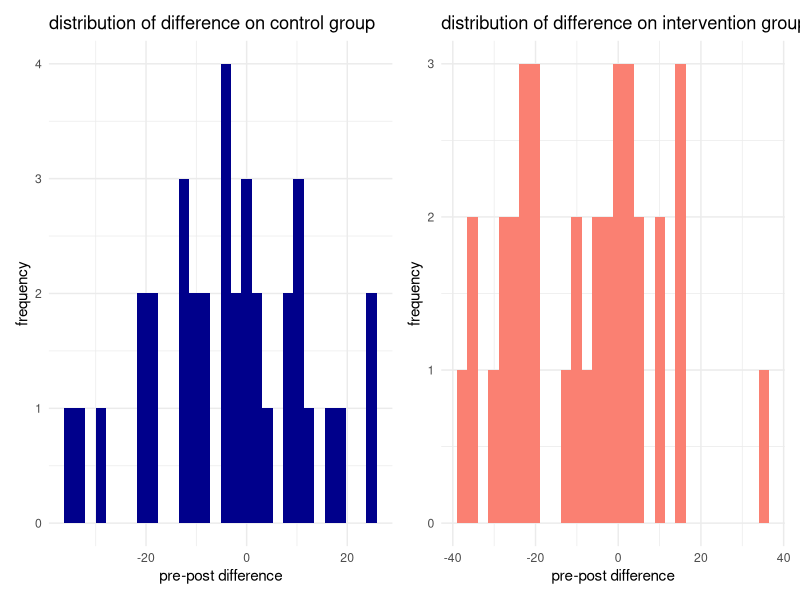
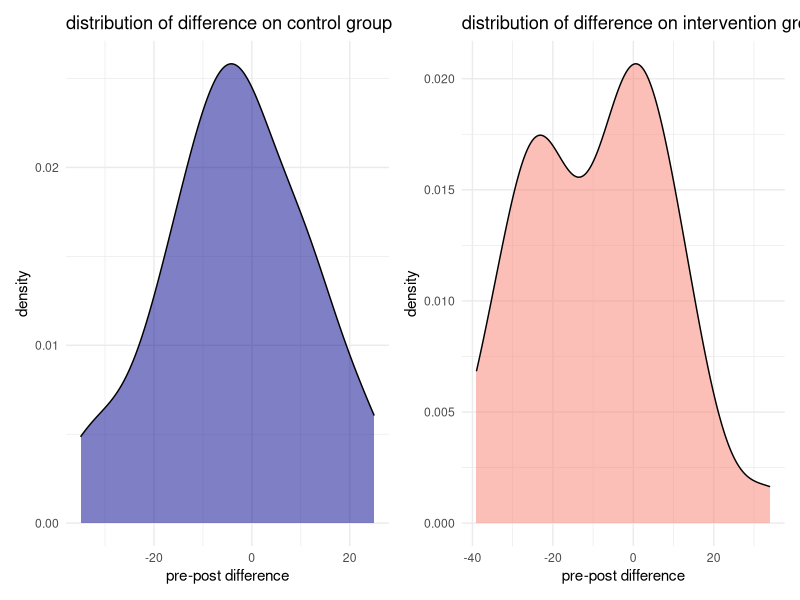

Source code (R) for these figures, in order:
## ---- chunk 1
rm(list=ls())
library(readxl)
library(tidyverse)

## ---- chunk 2
Exercise_df=
   read.csv("./data/Exercise.csv")
## ---- chunk 3
#creating intervention group dataframe
Exercise_df_intervention  =
Exercise_df %>%
  filter(Group==1) %>%
  mutate(difference = Systolic_POST - Systolic_PRE)



## ---- chunk 4
#perform paired-t.test
sd_diff<-sd(pull(Exercise_df_intervention,difference))
test_weight<-mean(pull(Exercise_df_intervention,difference))/(sd_diff/sqrt(length(pull(Exercise_df_intervention,difference))))
#perform paired-t.test using build-in function
t.test(pull(Exercise_df_intervention,Systolic_POST), pull(Exercise_df_intervention,Systolic_PRE), paired=T, alternative="two.sided")
## ---- chunk 5
#creating control group dataframe
Exercise_df_control  =
Exercise_df %>%
  filter(Group==0) %>%
  mutate(difference = Systolic_POST - Systolic_PRE)


## ---- chunk 6
#perform paired-t.test 
sd_diff<-sd(pull(Exercise_df_control,difference))
test_weight<-mean(pull(Exercise_df_control,difference))/(sd_diff/sqrt(length(pull(Exercise_df_control,difference))))
#perform paired-t.test using build-in function
t.test(pull(Exercise_df_control,Systolic_POST), pull(Exercise_df_control,Systolic_PRE), paired=T, alternative="two.sided")
## ---- chunk 7

#calculate the absolute difference for both group
Exercise_df_control  =
Exercise_df_control %>%
  mutate(abs_difference = abs(Systolic_POST - Systolic_PRE))

Exercise_df_intervention  =
Exercise_df_intervention %>%
  mutate(abs_difference = abs(Systolic_POST - Systolic_PRE))
## ---- chunk 8
# Test the equality of variances
F_stats<-sd(pull(Exercise_df_control,abs_difference))^2/sd(pull(Exercise_df_intervention,abs_difference))^2
F_stats
#since we know we have 36 observation, n-1=35 n-2=34
F_crit<-qf(.975, df1=35, df2=34) 
F_crit




## ---- chunk 9
#X1bar-X2bar
mean_diff=mean(pull(Exercise_df_intervention,abs_difference))-mean(pull(Exercise_df_control,abs_difference))
#pooled estimate of the variance
s_pool = sqrt(((35*sd(pull(Exercise_df_control,abs_difference))^2)+(35*sd(pull(Exercise_df_intervention,abs_difference))^2))/(36+36-2))
s_pool

t_crit <- qt(0.975,70) 
t_crit

lower=mean_diff-(t_crit*s_pool*sqrt((1/36)+(1/36)))
upper=mean_diff+(t_crit*s_pool*sqrt((1/36)+(1/36)))
lower
upper
## ---- chunk 10

knitr::opts_chunk$set(
  fig.width = 6,
    fig.asp = .6,
  out.width = "90%"
)
theme_set(theme_minimal()+theme(legend.position = "bottom"))

display_control=ggplot(Exercise_df_control, aes(x=difference)) +
  geom_histogram(fill="dark blue")+
  labs(titles = "distribution of difference on control group",
       x= "pre-post difference",
       y = "frequency"  )
display_intervention=ggplot(Exercise_df_intervention, aes(x=difference)) +
  geom_histogram(fill="salmon") + 
labs(titles = "distribution of difference on intervention group",
       x= "pre-post difference",
       y = "frequency"  )

library(patchwork)

display_control+display_intervention

display_control=ggplot(Exercise_df_control, aes(x=difference)) +
  geom_density(fill="dark blue",alpha=.5)+
  labs(titles = "distribution of difference on control group",
       x= "pre-post difference",
       y = "density"  )
display_intervention=ggplot(Exercise_df_intervention, aes(x=difference)) +
   geom_density(fill="salmon ",alpha=.5) + 
labs(titles = "distribution of difference on intervention group",
       x= "pre-post difference",
       y = "density"  )
display_control+display_intervention

## ---- chunk 11
#generae a randome sample with size=20, mean=120, sd=15
set.seed(2761)
rs1=rnorm(20, mean = 120, sd = 15)

#calculate the criticle value
(mean(rs1)-120)/(15/sqrt(20))
qnorm(0.05, mean = 0, sd = 1)
## ---- chunk 12
#creat two empty list
  l <- list()
result=list()

#generae 100 random sample with size=20, mean=120, sd=15 and store them in newly creatd list L, then record the decision of each random sample in list "result"
set.seed(2761)
for (i in 1:100){
l[i] <- list(rnorm(20, mean = 120, sd = 15))
}

for (i in 1:100){
result[i] = ifelse((mean(l[[i]])-120)/(15/sqrt(20)) < -1.645,1,0)
}
#convert list into columns
result_df = c(unlist(result))

#show the frequency of each decision
table(result_df)
## ---- chunk 13

#create two empty list
  l <- list()
result=list()

#generae 1000 random sample with size=20, mean=120, sd=15 and store them in newly creatd list L, then record the decision of each random sample in list "result"
set.seed(2761)
for (i in 1:1000){
l[i] <- list(rnorm(20, mean = 120, sd = 15))
result[i] = ifelse((mean(l[[i]])-120)/(15/sqrt(20)) < (-1.645),1,0)
}

#convert list into columns
result_df = c(unlist(result))

#show the frequency of each decision
table(result_df)
